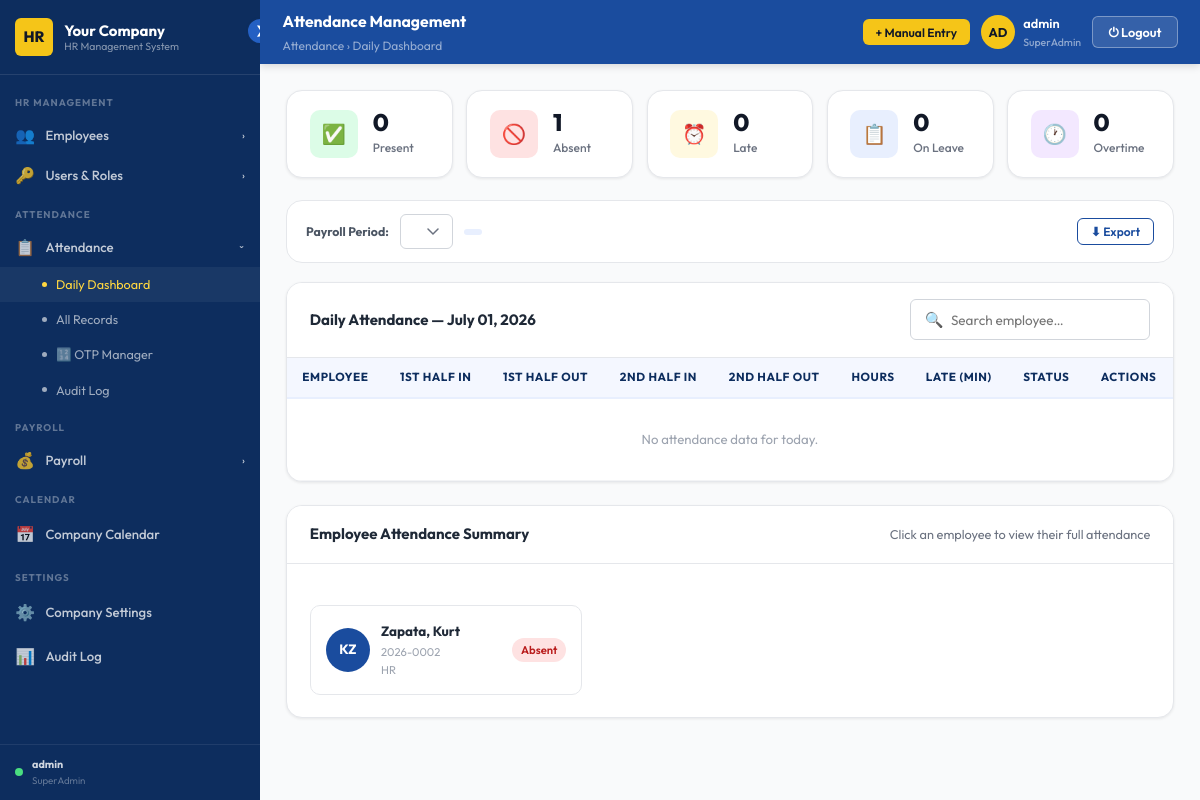
The app's page /attendance/admin/ (signed in), older data.
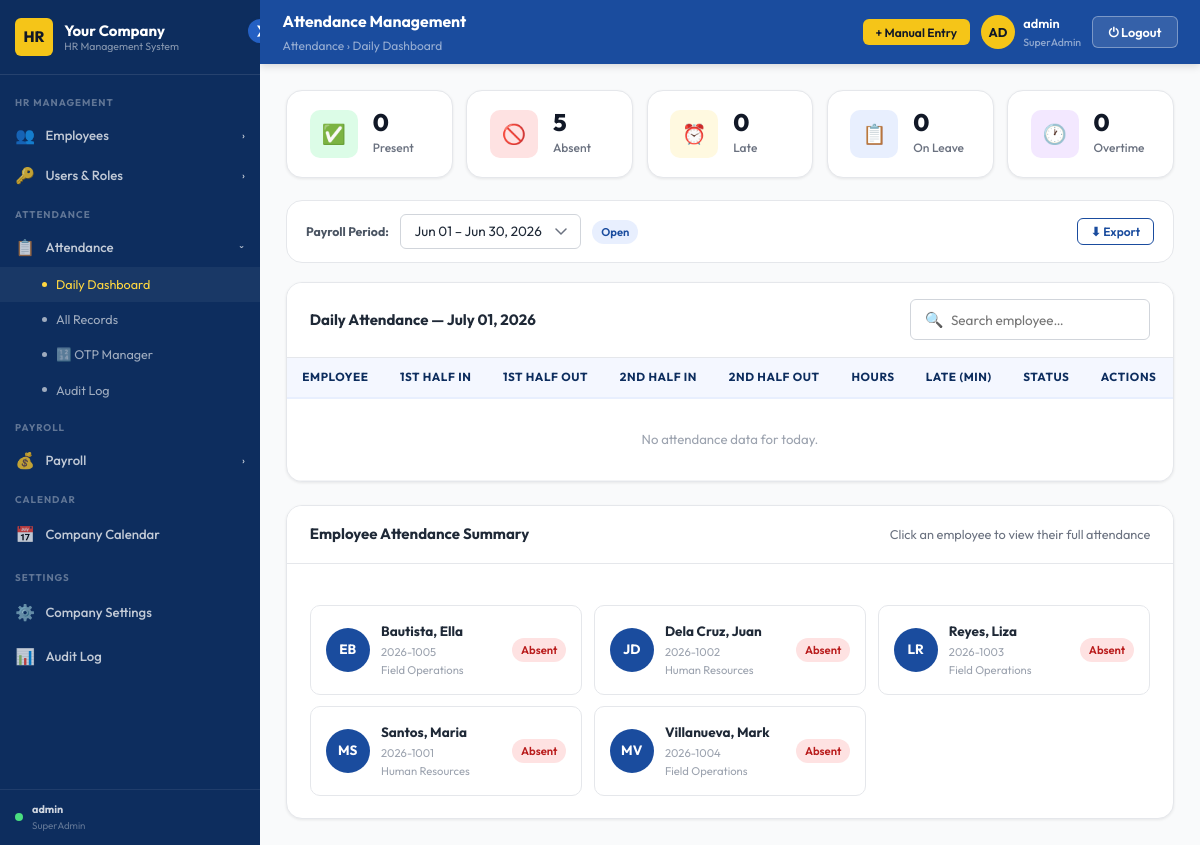
The same page, newer data.
### employees/models.py (models this page shows, shortened)
class Employee(models.Model):
    EMPLOYMENT_TYPES = [('regular', 'Regular'), ('contract', 'Contract')]
    STATUS_CHOICES   = [('active', 'Active'), ('inactive', 'Inactive')]
    GENDER_CHOICES   = [('male', 'Male'), ('female', 'Female'), ('other', 'Other')]
    CIVIL_CHOICES    = [
        ('single', 'Single'), ('married', 'Married'),
        ('widowed', 'Widowed'), ('separated', 'Separated'),
    ]
    employee_code   = models.CharField(max_length=50, unique=True)
    first_name      = models.CharField(max_length=100)
    last_name       = models.CharField(max_length=100)
    email           = models.EmailField(unique=True)
    phone           = models.CharField(max_length=30, blank=True)
    address         = models.TextField(blank=True)
    date_hired      = models.DateField(null=True, blank=True)
    employment_type = models.CharField(max_length=20, choices=EMPLOYMENT_TYPES, default='regular')
    status          = models.CharField(max_length=20, choices=STATUS_CHOICES, default='active')
    department      = models.ForeignKey(Department, on_delete=models.SET_NULL, null=True, blank=True)
    position        = models.ForeignKey(Position, on_delete=models.SET_NULL, null=True, blank=True)
    salary_grade    = models.ForeignKey(SalaryGrade, on_delete=models.SET_NULL, null=True, blank=True)
    created_at      = models.DateTimeField(auto_now_add=True)
    updated_at      = models.DateTimeField(auto_now=True)
    middle_name     = models.CharField(max_length=100, blank=True)
    birthdate       = models.DateField(null=True, blank=True)
    gender          = models.CharField(max_length=10, choices=GENDER_CHOICES, blank=True)
    civil_status    = models.CharField(max_length=15, choices=CIVIL_CHOICES, blank=True)
    nationality     = models.CharField(max_length=60, blank=True, default='Filipino')
    tin_number        = models.CharField(max_length=30, blank=True)
    sss_number        = models.CharField(max_length=30, blank=True)
    philhealth_number = models.CharField(max_length=30, blank=True)
    pagibig_number    = models.CharField(max_length=30, blank=True)
    emergency_contact_name         = models.CharField(max_length=150, blank=True)
    emergency_contact_phone        = models.CharField(max_length=30, blank=True)
    emergency_contact_relationship = models.CharField(max_length=60, blank=True)
    contract_start  = models.DateField(null=True, blank=True)
    contract_end    = models.DateField(null=True, blank=True)

class Department(models.Model):
    name        = models.CharField(max_length=100)
    description = models.TextField(blank=True)
    created_at  = models.DateTimeField(auto_now_add=True)

### payroll/models.py (models this page shows, shortened)
class PayrollPeriod(models.Model):
    STATUS = [('open','Open'),('processing','Processing'),('closed','Closed')]
    start_date = models.DateField()
    end_date   = models.DateField()
    status     = models.CharField(max_length=20, choices=STATUS, default='open')
    created_at = models.DateTimeField(auto_now_add=True)

### attendance/views.py (the view)
# urls.py: path('admin/',              views.attendance_dashboard, name='dashboard'),
@admin_required
def attendance_dashboard(request):
    today          = date.today()
    current_period = PayrollPeriod.objects.filter(status='open').order_by('-start_date').first()
    payroll_periods = PayrollPeriod.objects.order_by('-start_date')[:12]
    daily_attendance = Attendance.objects.filter(date=today)\
                           .select_related('employee__department')\
                           .order_by('employee__last_name')
    employees = Employee.objects.filter(status='active')\
                    .select_related('department').order_by('last_name')
    today_att_map = {a.employee_id: a for a in daily_attendance}
    for emp in employees:
        a = today_att_map.get(emp.id)
        emp.today_status = a.status if a else 'absent'
    present_ids  = daily_attendance.filter(status='present').values_list('employee_id', flat=True)
    late_ids     = daily_attendance.filter(status='late').values_list('employee_id', flat=True)
    absent_count = employees.count() - daily_attendance.count()
    ot_count = Adjustment.objects.filter(
        payroll_period=current_period,
        type='overtime',
        created_at__date=today,
    ).values('employee_id').distinct().count()
    leave_count = Adjustment.objects.filter(
        payroll_period=current_period,
        type='leave',
        created_at__date=today,
    ).values('employee_id').distinct().count()
    stats = {
        'present':  daily_attendance.filter(status='present').count(),
        'absent':   absent_count,
        'late':     daily_attendance.filter(status='late').count(),
        'on_leave': leave_count,
        'overtime': ot_count,
    }
    leave_types = LeaveType.objects.all()
    return render(request, 'hrms/attendance_admin.html', {
        'daily_attendance': daily_attendance,
        'employees':        employees,
        'stats':            stats,
        'today':            today,
        'current_period':   current_period,
        'payroll_periods':  payroll_periods,
        'leave_types':      leave_types,
        **_branding(),
    })

### accounts/access.py (called while the page is built, shortened)
def role_display_name(role):
    name = role.name if hasattr(role, 'name') else role
    return ROLE_DISPLAY_NAMES.get(name, name or 'No Role')

def get_user_role(user):
    if not user or not user.is_authenticated:
        return None
    if user.is_superuser:
        return _MockRole(SUPERADMIN)

def has_admin_role(user):
    role = get_user_role(user)
    return role is not None and role.name in ADMIN_ROLES

def admin_required(view_func=None, *, roles=None, redirect_url=None):
    allowed = set(roles) if roles else ADMIN_ROLES
    redir   = redirect_url or '/attendance/'
    def decorator(fn):
        @wraps(fn)
        @login_required(login_url='/login/')
        def wrapper(request, *args, **kwargs):
            role = get_user_role(request.user)
            if role and role.name in allowed:
                return fn(request, *args, **kwargs)
            return render(request, 'hrms/403.html', status=403)
        return wrapper
    if view_func is not None:
        return decorator(view_func)
    return decorator

### templates/hrms/attendance_admin.html (shortened to what the changed rows need)
{% extends "hrms/admin_base.html" %}
{% load static %}
{% block content %}
<div id="dashboard-view">
  <div class="att-stats">
    <div class="stat-card">
      <div><div class="stat-num" id="stat-absent">{{ stats.absent }}</div><div class="stat-label">Absent</div></div>
    </div>
  </div>
  <div class="period-bar">
    <label>Payroll Period:</label>
    <select class="form-control" style="width:auto;" id="period-select" onchange="changePeriod(this.value)">
      {% for period in payroll_periods %}
      <option value="{{ period.id }}" {% if period == current_period %}selected{% endif %}>
        {{ period.start_date|date:"M d" }} – {{ period.end_date|date:"M d, Y" }}
      </option>
      {% endfor %}
    </select>
    <span class="badge badge-blue" id="period-status-badge">{{ current_period.status|title }}</span>
    <div style="margin-left:auto;display:flex;gap:.5rem;">
      <button class="btn btn-outline btn-sm" onclick="exportAttendance()">⬇ Export</button>
    </div>
  </div>
  <div class="card" style="margin-bottom:1.5rem;">
    <div class="table-wrap">
      <table class="data-table">
        <thead>
          <tr>
            <th>Employee</th>
            <th>1st Half In</th>
            <th>1st Half Out</th>
            <th>2nd Half In</th>
            <th>2nd Half Out</th>
            <th>Hours</th>
            <th>Late (min)</th>
            <th>Status</th>
            <th>Actions</th>
          </tr>
        </thead>
      </table>
    </div>
  </div>
  <div class="card">
    <div class="card-body">
      <div class="att-emp-grid">
        {% for emp in employees %}
        <div class="att-emp-card" onclick="showEmployeeDetail({{ emp.id }}, '{{ emp.first_name }} {{ emp.last_name }}', '{{ emp.employee_code }}')">
          <div class="emp-avatar-lg">{{ emp.first_name|slice:":1" }}{{ emp.last_name|slice:":1" }}</div>
          <div>
            <h4>{{ emp.last_name }}, {{ emp.first_name }}</h4>
            <p>{{ emp.employee_code }}</p>
            <p>{{ emp.department.name|default:"—" }}</p>
          </div>
          <div style="margin-left:auto;">
            <span class="badge {% if emp.today_status == 'present' %}badge-success{% elif emp.today_status == 'late' %}badge-warning{% elif emp.today_status == 'on_leave' %}badge-info{% else %}badge-danger{% endif %}">
              {{ emp.today_status|title|default:"Absent" }}
            </span>
          </div>
        </div>
        {% endfor %}
      </div>
    </div>
  </div>
</div>
{% endblock %}

Row changes from the older to the newer data that the page shows:
removed Employee: first_name "K", last_name "Z", last_name "Zapata", first_name "Kurt", employee_code "2026-0002", department.name "HR", today_status "Absent"
added PayrollPeriod: status "Open"
added Employee: first_name "E", last_name "B", last_name "Bautista", first_name "Ella", employee_code "2026-1005", department.name "Field Operations", today_status "Absent"
added Employee: first_name "J", last_name "D", last_name "Dela Cruz", first_name "Juan", employee_code "2026-1002", department.name "Human Resources", today_status "Absent"
added Employee: first_name "L", last_name "R", last_name "Reyes", first_name "Liza", employee_code "2026-1003", department.name "Field Operations", today_status "Absent"
now on this page (row edited): Employee: first_name "M", last_name "S", last_name "Santos", first_name "Maria", employee_code "2026-1001", department.name "Human Resources", today_status "Absent"
added Employee: first_name "M", last_name "V", last_name "Villanueva", first_name "Mark", employee_code "2026-1004", department.name "Field Operations", today_status "Absent"
Text that changed along with them:
{{ stats.absent }}: "1" → "5"
form field value: (not shown) → "Jun 01 – Jun 30, 2026"
